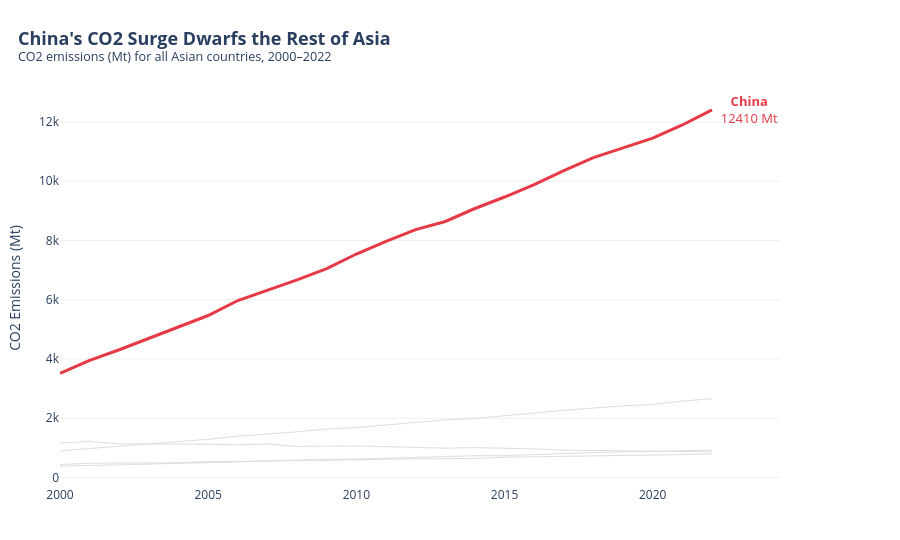

The code cell stored with this chart in its notebook:
### Markdown cell above
---
## Task 1 — Multi-Series Line Chart with Highlight

**What to build:** A line chart showing CO2 emissions over time for **all Asian countries** in the dataset, with one country highlighted.

**Requirements:**
- All countries shown (for context), but only **one highlighted in colour** — your choice which
- All other lines in grey (#DDDDDD), thinner
- Highlighted country **labelled directly** at the end of its line (not in a legend)
- Insight title that names the highlighted country and its story

> 💡 `df[df['Region'] == 'Asia']` to filter; use `go.Figure()` with a loop for per-country control

### Code cell
# Task 1 — Multi-series line with highlight
# YOUR CODE HERE
import pandas as pd
import plotly.graph_objects as go

df = pd.read_csv('../data/co2_emissions.csv')

# Filter to Asia only
asia_df = df[df['Region'] == 'Asia']

# Pick highlight country — China tells the most dramatic story
HIGHLIGHT = 'China'
HIGHLIGHT_COLOR = '#E63946'
GREY = '#DDDDDD'

fig = go.Figure()

# Draw all non-highlighted countries first (behind)
for country, group in asia_df.groupby('Country'):
    if country == HIGHLIGHT:
        continue
    fig.add_trace(go.Scatter(
        x=group['Year'],
        y=group['CO2_Mt'],
        mode='lines',
        line=dict(color=GREY, width=1),
        hovertemplate=f'<b>{country}</b><br>Year: %{{x}}<br>CO2: %{{y:.1f}} Mt<extra></extra>',
        showlegend=False
    ))

# Draw highlighted country on top
hi = asia_df[asia_df['Country'] == HIGHLIGHT].sort_values('Year')
last = hi.iloc[-1]

fig.add_trace(go.Scatter(
    x=hi['Year'],
    y=hi['CO2_Mt'],
    mode='lines',
    line=dict(color=HIGHLIGHT_COLOR, width=3),
    hovertemplate=f'<b>{HIGHLIGHT}</b><br>Year: %{{x}}<br>CO2: %{{y:.1f}} Mt<extra></extra>',
    showlegend=False
))

# Direct label at end of line
fig.add_annotation(
    x=last['Year'],
    y=last['CO2_Mt'],
    text=f"  <b>{HIGHLIGHT}</b><br>  {last['CO2_Mt']:.0f} Mt",
    showarrow=False,
    xanchor='left',
    font=dict(color=HIGHLIGHT_COLOR, size=13)
)

fig.update_layout(
    title=dict(
        text="<b>China's CO2 Surge Dwarfs the Rest of Asia</b><br>"
             "<sup>CO2 emissions (Mt) for all Asian countries, 2000–2022</sup>",
        font=dict(size=18),
        x=0.02, xanchor='left'
    ),
    xaxis=dict(title='', showgrid=False, tickfont=dict(size=12)),
    yaxis=dict(title='CO2 Emissions (Mt)', showgrid=True,
               gridcolor='#F0F0F0', zeroline=False),
    plot_bgcolor='white',
    paper_bgcolor='white',
    margin=dict(l=60, r=120, t=90, b=50),
    hovermode='x unified',
    width=900, height=540
)

fig.write_html('co2_asia_highlighted.html')
fig.show()

### Figure 1 — Plotly figure (JSON) as saved in the notebook; plotly's stock layout.template omitted (floating-point values rounded to 4 significant figures)
{"data": [{"hovertemplate": "<b>India</b><br>Year: %{x}<br>CO2: %{y:.1f} Mt<extra></extra>", "line": {"color": "#DDDDDD", "width": 1}, "mode": "lines", "showlegend": false, "type": "scatter", "x": [2000, 2001, 2002, 2003, 2004, 2005, 2006, 2007, 2008, 2009, 2010, 2011, 2012, 2013, 2014, 2015, 2016, 2017, 2018, 2019, 2020, 2021, 2022], "y": [901.6, 974.6, 1056.0, 1146.0, 1205.0, 1291.0, 1396.0, 1466.0, 1542.0, 1637.0, 1687.0, 1774.0, 1865.0, 1945.0, 1994.0, 2092.0, 2177.0, 2267.0, 2345.0, 2419.0, 2466.0, 2580.0, 2661.0]}, {"hovertemplate": "<b>Indonesia</b><br>Year: %{x}<br>CO2: %{y:.1f} Mt<extra></extra>", "line": {"color": "#DDDDDD", "width": 1}, "mode": "lines", "showlegend": false, "type": "scatter", "x": [2000, 2001, 2002, 2003, 2004, 2005, 2006, 2007, 2008, 2009, 2010, 2011, 2012, 2013, 2014, 2015, 2016, 2017, 2018, 2019, 2020, 2021, 2022], "y": [382.8, 400.4, 430.7, 453.8, 482.6, 501.9, 533.0, 551.8, 586.6, 602.5, 614.5, 647.3, 680.1, 717.7, 736.3, 738.2, 768.8, 813.7, 834.8, 872.3, 876.5, 898.5, 930.5]}, {"hovertemplate": "<b>Japan</b><br>Year: %{x}<br>CO2: %{y:.1f} Mt<extra></extra>", "line": {"color": "#DDDDDD", "width": 1}, "mode": "lines", "showlegend": false, "type": "scatter", "x": [2000, 2001, 2002, 2003, 2004, 2005, 2006, 2007, 2008, 2009, 2010, 2011, 2012, 2013, 2014, 2015, 2016, 2017, 2018, 2019, 2020, 2021, 2022], "y": [1166.0, 1220.0, 1136.0, 1131.0, 1151.0, 1127.0, 1101.0, 1133.0, 1050.0, 1061.0, 1064.0, 1042.0, 1005.0, 990.9, 1010.0, 996.6, 967.4, 925.1, 916.6, 914.5, 902.8, 898.1, 865.1]}, {"hovertemplate": "<b>South Korea</b><br>Year: %{x}<br>CO2: %{y:.1f} Mt<extra></extra>", "line": {"color": "#DDDDDD", "width": 1}, "mode": "lines", "showlegend": false, "type": "scatter", "x": [2000, 2001, 2002, 2003, 2004, 2005, 2006, 2007, 2008, 2009, 2010, 2011, 2012, 2013, 2014, 2015, 2016, 2017, 2018, 2019, 2020, 2021, 2022], "y": [438.1, 481.5, 490.6, 490.8, 494.6, 537.2, 539.0, 566.1, 570.0, 585.4, 595.9, 620.6, 631.1, 649.6, 646.2, 686.5, 704.0, 706.0, 738.5, 750.8, 755.8, 777.3, 789.5]}, {"hovertemplate": "<b>China</b><br>Year: %{x}<br>CO2: %{y:.1f} Mt<extra></extra>", "line": {"color": "#E63946", "width": 3}, "mode": "lines", "showlegend": false, "type": "scatter", "x": [2000, 2001, 2002, 2003, 2004, 2005, 2006, 2007, 2008, 2009, 2010, 2011, 2012, 2013, 2014, 2015, 2016, 2017, 2018, 2019, 2020, 2021, 2022], "y": [3514.0, 3952.0, 4312.0, 4692.0, 5079.0, 5468.0, 5974.0, 6323.0, 6673.0, 7053.0, 7543.0, 7972.0, 8365.0, 8641.0, 9078.0, 9466.0, 9887.0, 10360.0, 10790.0, 11130.0, 11450.0, 11900.0, 12410.0]}], "layout": {"annotations": [{"font": {"color": "#E63946", "size": 13}, "showarrow": false, "text": "  <b>China</b><br>  12410 Mt", "x": 2022, "xanchor": "left", "y": 12410.0}], "height": 540, "hovermode": "x unified", "margin": {"b": 50, "l": 60, "r": 120, "t": 90}, "paper_bgcolor": "white", "plot_bgcolor": "white", "title": {"font": {"size": 18}, "text": "<b>China's CO2 Surge Dwarfs the Rest of Asia</b><br><sup>CO2 emissions (Mt) for all Asian countries, 2000–2022</sup>", "x": 0.02, "xanchor": "left"}, "width": 900, "xaxis": {"showgrid": false, "tickfont": {"size": 12}, "title": {"text": ""}}, "yaxis": {"gridcolor": "#F0F0F0", "showgrid": true, "title": {"text": "CO2 Emissions (Mt)"}, "zeroline": false}}}
